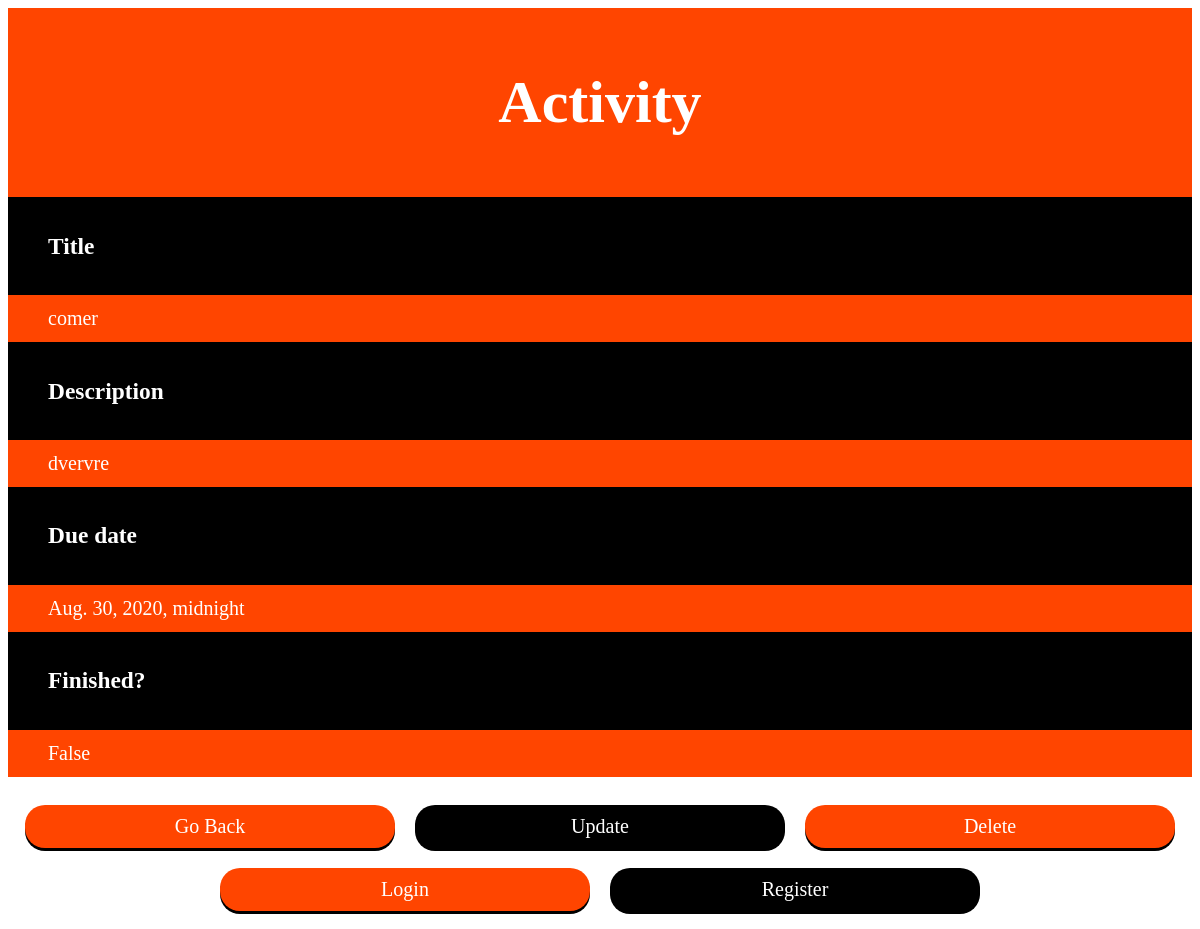
The app's page /list/list/5/, older data.
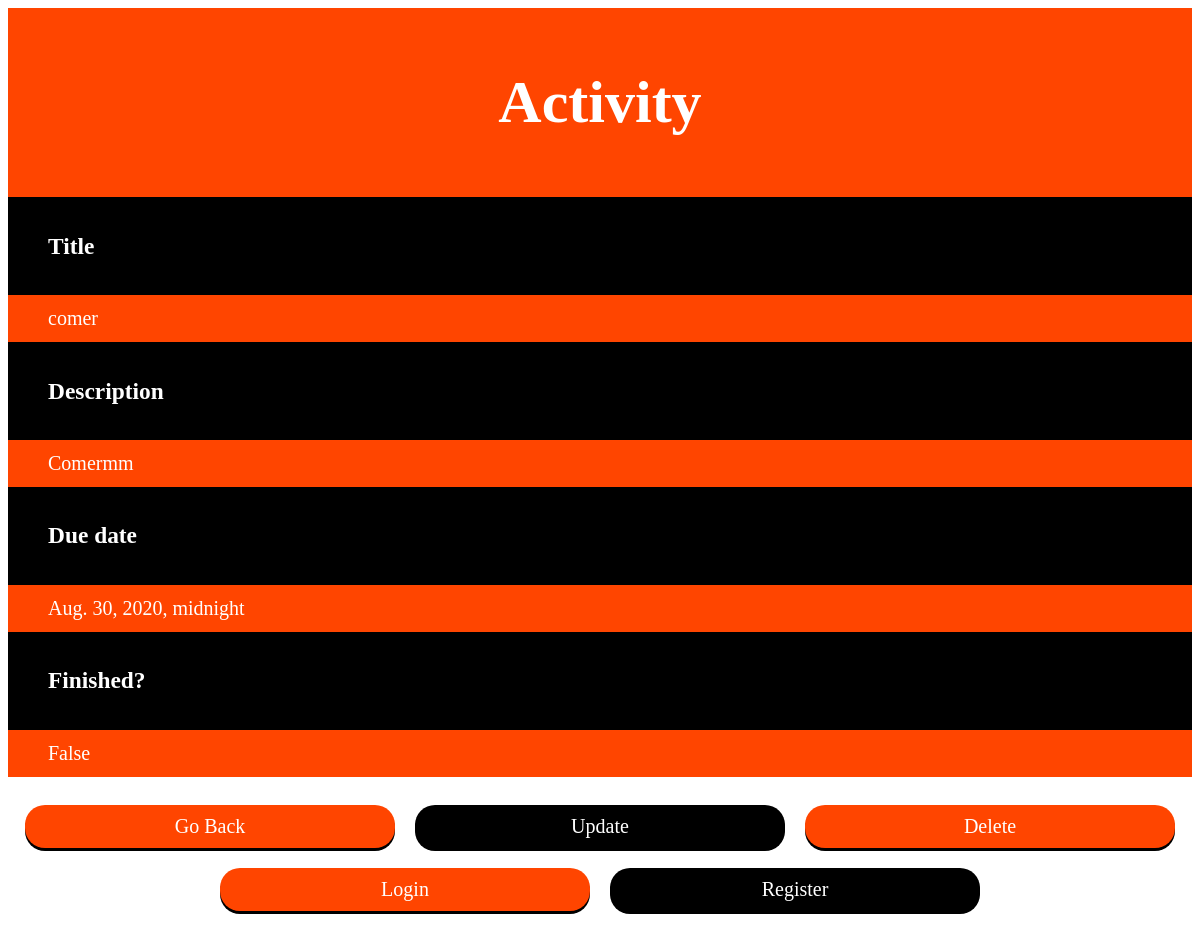
The same page, newer data.
### list/models.py (models this page shows, shortened)
class List(models.Model):
    title = models.CharField(max_length=140)
    description = models.TextField(blank=True, null=True)
    date = models.DateField()
    due_date = models.DateTimeField()
    done = models.NullBooleanField()

### list/views.py (the view)
# urls.py: path('list/<int:id>/', views.list_detail_view, name='list-detail'),
def list_detail_view(request, id):
    obj = get_object_or_404(List, id=id)
    context = {
        'object': obj
    }
    return render(request, "list/detail.html", context)

### templates/list/detail.html (shortened to what this page needs)
{% extends 'base.html' %}
{% block content %}
<header><h1>Activity</h1></header>
<ul>
  <li><h3>Title</h3></li>
  <li>{{ object.title }}</li>
  <li><h3>Description</h3></li>
  <li>{{ object.description }}</li>
    <li><h3>Due date</h3></li>
  <li>{{ object.due_date }}</li>
    <li><h3>Finished?</h3></li>
  <li>{{ object.done }}</li>
</ul>
<br>
<div class="container">
        <a href="../../all/" class="button orange">Go Back</a>
        <a href="../../update/{{ object.id }}" class="button black">Update</a>
        <a href="../../delete/{{ object.id}}" class="button orange">Delete</a>
</div>
{% endblock %}

Row changes from the older to the newer data that the page shows:
changed List "comer": description "dvervre" → "Comermm"
